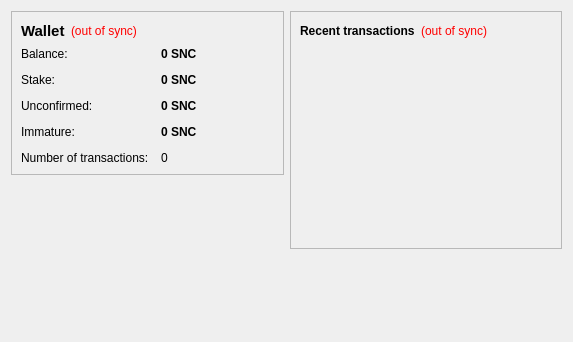
<?xml version="1.0" encoding="UTF-8"?>
<ui version="4.0">
 <class>OverviewPage</class>
 <widget class="QWidget" name="OverviewPage">
  <property name="geometry">
   <rect>
    <x>0</x>
    <y>0</y>
    <width>573</width>
    <height>342</height>
   </rect>
  </property>
  <property name="windowTitle">
   <string>Form</string>
  </property>
  <layout class="QHBoxLayout" name="horizontalLayout" stretch="1,1">
   <item>
    <layout class="QVBoxLayout" name="verticalLayout_2">
     <item>
      <widget class="QFrame" name="frame">
       <property name="frameShape">
        <enum>QFrame::StyledPanel</enum>
       </property>
       <property name="frameShadow">
        <enum>QFrame::Raised</enum>
       </property>
       <layout class="QVBoxLayout" name="verticalLayout_4">
        <item>
         <layout class="QHBoxLayout" name="horizontalLayout_4">
          <item>
           <widget class="QLabel" name="label_5">
            <property name="font">
             <font>
              <pointsize>11</pointsize>
              <weight>75</weight>
              <bold>true</bold>
             </font>
            </property>
            <property name="text">
             <string>Wallet</string>
            </property>
           </widget>
          </item>
          <item>
           <widget class="QLabel" name="labelWalletStatus">
            <property name="toolTip">
             <string>The displayed information may be out of date. Your wallet automatically synchronizes with the snowcoin network after a connection is established, but this process has not completed yet.</string>
            </property>
            <property name="styleSheet">
             <string notr="true">QLabel { color: red; }</string>
            </property>
            <property name="text">
             <string notr="true">(out of sync)</string>
            </property>
            <property name="alignment">
             <set>Qt::AlignLeading|Qt::AlignLeft|Qt::AlignVCenter</set>
            </property>
           </widget>
          </item>
          <item>
           <spacer name="horizontalSpacer_2">
            <property name="orientation">
             <enum>Qt::Horizontal</enum>
            </property>
            <property name="sizeHint" stdset="0">
             <size>
              <width>40</width>
              <height>20</height>
             </size>
            </property>
           </spacer>
          </item>
         </layout>
        </item>
        <item>
         <layout class="QFormLayout" name="formLayout_2">
          <property name="fieldGrowthPolicy">
           <enum>QFormLayout::AllNonFixedFieldsGrow</enum>
          </property>
          <property name="horizontalSpacing">
           <number>12</number>
          </property>
          <property name="verticalSpacing">
           <number>12</number>
          </property>
          <item row="0" column="0">
           <widget class="QLabel" name="label">
            <property name="text">
             <string>Balance:</string>
            </property>
           </widget>
          </item>
          <item row="0" column="1">
           <widget class="QLabel" name="labelBalance">
            <property name="font">
             <font>
              <weight>75</weight>
              <bold>true</bold>
             </font>
            </property>
            <property name="cursor">
             <cursorShape>IBeamCursor</cursorShape>
            </property>
            <property name="toolTip">
             <string>Your current balance</string>
            </property>
            <property name="text">
             <string notr="true">0 SNC</string>
            </property>
            <property name="textInteractionFlags">
             <set>Qt::LinksAccessibleByMouse|Qt::TextSelectableByKeyboard|Qt::TextSelectableByMouse</set>
            </property>
           </widget>
          </item>
          <item row="1" column="0">
           <widget class="QLabel" name="label_6">
            <property name="text">
             <string>Stake:</string>
            </property>
           </widget>
          </item>
          <item row="1" column="1">
           <widget class="QLabel" name="labelStake">
            <property name="font">
             <font>
              <weight>75</weight>
              <bold>true</bold>
             </font>
            </property>
            <property name="cursor">
             <cursorShape>IBeamCursor</cursorShape>
            </property>
            <property name="toolTip">
             <string>Total of coins that was staked, and do not yet count toward the current balance</string>
            </property>
            <property name="text">
             <string notr="true">0 SNC</string>
            </property>
            <property name="textInteractionFlags">
             <set>Qt::LinksAccessibleByMouse|Qt::TextSelectableByKeyboard|Qt::TextSelectableByMouse</set>
            </property>
           </widget>
          </item>
          <item row="2" column="0">
           <widget class="QLabel" name="label_3">
            <property name="text">
             <string>Unconfirmed:</string>
            </property>
           </widget>
          </item>
          <item row="2" column="1">
           <widget class="QLabel" name="labelUnconfirmed">
            <property name="font">
             <font>
              <weight>75</weight>
              <bold>true</bold>
             </font>
            </property>
            <property name="cursor">
             <cursorShape>IBeamCursor</cursorShape>
            </property>
            <property name="toolTip">
             <string>Total of transactions that have yet to be confirmed, and do not yet count toward the current balance</string>
            </property>
            <property name="text">
             <string notr="true">0 SNC</string>
            </property>
            <property name="textInteractionFlags">
             <set>Qt::LinksAccessibleByMouse|Qt::TextSelectableByKeyboard|Qt::TextSelectableByMouse</set>
            </property>
           </widget>
          </item>
          <item row="3" column="0">
           <widget class="QLabel" name="labelImmatureText">
            <property name="text">
             <string>Immature:</string>
            </property>
           </widget>
          </item>
          <item row="3" column="1">
           <widget class="QLabel" name="labelImmature">
            <property name="font">
             <font>
              <weight>75</weight>
              <bold>true</bold>
             </font>
            </property>
            <property name="toolTip">
             <string>Mined balance that has not yet matured</string>
            </property>
            <property name="text">
             <string notr="true">0 SNC</string>
            </property>
            <property name="textInteractionFlags">
             <set>Qt::LinksAccessibleByMouse|Qt::TextSelectableByKeyboard|Qt::TextSelectableByMouse</set>
            </property>
           </widget>
          </item>
          <item row="4" column="0">
           <widget class="QLabel" name="label_2">
            <property name="text">
             <string>Number of transactions:</string>
            </property>
           </widget>
          </item>
          <item row="4" column="1">
           <widget class="QLabel" name="labelNumTransactions">
            <property name="toolTip">
             <string>Total number of transactions in wallet</string>
            </property>
            <property name="text">
             <string notr="true">0</string>
            </property>
           </widget>
          </item>
         </layout>
        </item>
       </layout>
      </widget>
     </item>
     <item>
      <widget class="QLabel" name="label_wallet_bgcoin">
       <property name="text">
        <string/>
       </property>
       <property name="pixmap">
        <pixmap resource="../snowcoin.qrc">:/images/wallet_bgcoin</pixmap>
       </property>
      </widget>
     </item>
     <item>
      <spacer name="verticalSpacer">
       <property name="orientation">
        <enum>Qt::Vertical</enum>
       </property>
       <property name="sizeHint" stdset="0">
        <size>
         <width>20</width>
         <height>40</height>
        </size>
       </property>
      </spacer>
     </item>
    </layout>
   </item>
   <item>
    <layout class="QVBoxLayout" name="verticalLayout_3">
     <item>
      <widget class="QFrame" name="frame_2">
       <property name="frameShape">
        <enum>QFrame::StyledPanel</enum>
       </property>
       <property name="frameShadow">
        <enum>QFrame::Raised</enum>
       </property>
       <layout class="QVBoxLayout" name="verticalLayout">
        <item>
         <layout class="QHBoxLayout" name="horizontalLayout_2">
          <item>
           <widget class="QLabel" name="label_4">
            <property name="text">
             <string>&lt;b&gt;Recent transactions&lt;/b&gt;</string>
            </property>
           </widget>
          </item>
          <item>
           <widget class="QLabel" name="labelTransactionsStatus">
            <property name="toolTip">
             <string>The displayed information may be out of date. Your wallet automatically synchronizes with the snowcoin network after a connection is established, but this process has not completed yet.</string>
            </property>
            <property name="styleSheet">
             <string notr="true">QLabel { color: red; }</string>
            </property>
            <property name="text">
             <string notr="true">(out of sync)</string>
            </property>
            <property name="alignment">
             <set>Qt::AlignRight|Qt::AlignTrailing|Qt::AlignVCenter</set>
            </property>
           </widget>
          </item>
          <item>
           <spacer name="horizontalSpacer">
            <property name="orientation">
             <enum>Qt::Horizontal</enum>
            </property>
            <property name="sizeHint" stdset="0">
             <size>
              <width>40</width>
              <height>20</height>
             </size>
            </property>
           </spacer>
          </item>
         </layout>
        </item>
        <item>
         <widget class="QListView" name="listTransactions">
          <property name="styleSheet">
           <string notr="true">QListView { background: transparent; }</string>
          </property>
          <property name="frameShape">
           <enum>QFrame::NoFrame</enum>
          </property>
          <property name="verticalScrollBarPolicy">
           <enum>Qt::ScrollBarAlwaysOff</enum>
          </property>
          <property name="horizontalScrollBarPolicy">
           <enum>Qt::ScrollBarAlwaysOff</enum>
          </property>
          <property name="selectionMode">
           <enum>QAbstractItemView::NoSelection</enum>
          </property>
         </widget>
        </item>
       </layout>
      </widget>
     </item>
     <item>
      <widget class="QLabel" name="label_snowcoin_Intro">
       <property name="text">
        <string></string>
       </property>
      </widget>
     </item>
     <item>
      <spacer name="verticalSpacer_2">
       <property name="orientation">
        <enum>Qt::Vertical</enum>
       </property>
       <property name="sizeHint" stdset="0">
        <size>
         <width>20</width>
         <height>40</height>
        </size>
       </property>
      </spacer>
     </item>
    </layout>
   </item>
  </layout>
 </widget>
 <resources>
  <include location="../snowcoin.qrc"/>
 </resources>
 <connections/>
</ui>
